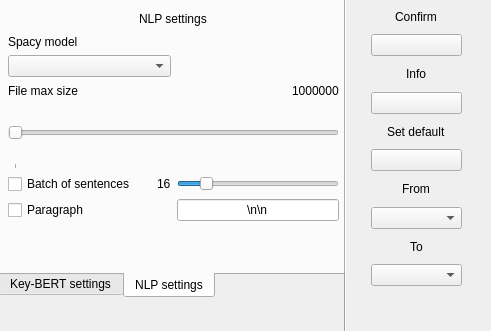
<?xml version="1.0" encoding="UTF-8"?>
<ui version="4.0">
 <class>Form</class>
 <widget class="QWidget" name="Form">
  <property name="geometry">
   <rect>
    <x>0</x>
    <y>0</y>
    <width>491</width>
    <height>331</height>
   </rect>
  </property>
  <property name="windowTitle">
   <string>Form</string>
  </property>
  <widget class="QWidget" name="verticalLayoutWidget">
   <property name="geometry">
    <rect>
     <x>371</x>
     <y>5</y>
     <width>91</width>
     <height>281</height>
    </rect>
   </property>
   <layout class="QVBoxLayout" name="verticalLayout">
    <item alignment="Qt::AlignHCenter">
     <widget class="QLabel" name="label">
      <property name="text">
       <string>Confirm</string>
      </property>
     </widget>
    </item>
    <item>
     <widget class="QPushButton" name="apply_key_bert_method_button">
      <property name="text">
       <string/>
      </property>
      <property name="icon">
       <iconset>
        <normaloff>../images/check_mark.png</normaloff>../images/check_mark.png</iconset>
      </property>
     </widget>
    </item>
    <item alignment="Qt::AlignHCenter">
     <widget class="QLabel" name="label_5">
      <property name="text">
       <string>Info</string>
      </property>
     </widget>
    </item>
    <item>
     <widget class="QPushButton" name="info_key_bert_method_button">
      <property name="text">
       <string/>
      </property>
      <property name="icon">
       <iconset>
        <normaloff>../images/question_mark.png</normaloff>../images/question_mark.png</iconset>
      </property>
     </widget>
    </item>
    <item alignment="Qt::AlignHCenter">
     <widget class="QLabel" name="label_3">
      <property name="text">
       <string>Set default</string>
      </property>
     </widget>
    </item>
    <item>
     <widget class="QPushButton" name="default_key_bert_method_button">
      <property name="text">
       <string/>
      </property>
      <property name="icon">
       <iconset>
        <normaloff>../images/change_icon.png</normaloff>../images/change_icon.png</iconset>
      </property>
     </widget>
    </item>
    <item alignment="Qt::AlignHCenter">
     <widget class="QLabel" name="label_4">
      <property name="text">
       <string>From</string>
      </property>
     </widget>
    </item>
    <item>
     <widget class="QComboBox" name="src_lng_combo_box"/>
    </item>
    <item alignment="Qt::AlignHCenter">
     <widget class="QLabel" name="label_2">
      <property name="text">
       <string>To</string>
      </property>
     </widget>
    </item>
    <item>
     <widget class="QComboBox" name="trgt_lng_combo_box"/>
    </item>
   </layout>
  </widget>
  <widget class="Line" name="line">
   <property name="geometry">
    <rect>
     <x>335</x>
     <y>-20</y>
     <width>20</width>
     <height>391</height>
    </rect>
   </property>
   <property name="orientation">
    <enum>Qt::Vertical</enum>
   </property>
  </widget>
  <widget class="QTabWidget" name="tabWidget">
   <property name="geometry">
    <rect>
     <x>-2</x>
     <y>-2</y>
     <width>347</width>
     <height>300</height>
    </rect>
   </property>
   <property name="tabPosition">
    <enum>QTabWidget::South</enum>
   </property>
   <property name="currentIndex">
    <number>1</number>
   </property>
   <widget class="QWidget" name="tab">
    <attribute name="title">
     <string>Key-BERT settings</string>
    </attribute>
    <widget class="QWidget" name="gridLayoutWidget">
     <property name="geometry">
      <rect>
       <x>6</x>
       <y>0</y>
       <width>326</width>
       <height>210</height>
      </rect>
     </property>
     <layout class="QGridLayout" name="key_bert_settings_grid_layout">
      <property name="verticalSpacing">
       <number>5</number>
      </property>
      <item row="8" column="0">
       <widget class="QCheckBox" name="remove_stop_words_check_box">
        <property name="text">
         <string>Remove stop words</string>
        </property>
       </widget>
      </item>
      <item row="0" column="0" colspan="2" alignment="Qt::AlignHCenter">
       <widget class="QLabel" name="label_6">
        <property name="text">
         <string>Key-BERT settings</string>
        </property>
       </widget>
      </item>
      <item row="5" column="0">
       <widget class="QCheckBox" name="use_custom_candidates_check_box">
        <property name="text">
         <string>Custom candidates</string>
        </property>
       </widget>
      </item>
      <item row="4" column="0">
       <layout class="QHBoxLayout" name="max_sum_layout">
        <item>
         <widget class="QCheckBox" name="use_max_sum_check_box">
          <property name="text">
           <string>Use max sum</string>
          </property>
         </widget>
        </item>
        <item alignment="Qt::AlignRight">
         <widget class="QLabel" name="nr_candidates_value_label">
          <property name="text">
           <string>20</string>
          </property>
         </widget>
        </item>
       </layout>
      </item>
      <item row="2" column="1">
       <widget class="QSlider" name="top_n_phrases_slider">
        <property name="minimum">
         <number>1</number>
        </property>
        <property name="maximum">
         <number>100</number>
        </property>
        <property name="orientation">
         <enum>Qt::Horizontal</enum>
        </property>
       </widget>
      </item>
      <item row="4" column="1">
       <widget class="QSlider" name="nr_candidates_slider">
        <property name="minimum">
         <number>1</number>
        </property>
        <property name="maximum">
         <number>100</number>
        </property>
        <property name="orientation">
         <enum>Qt::Horizontal</enum>
        </property>
        <property name="tickPosition">
         <enum>QSlider::NoTicks</enum>
        </property>
       </widget>
      </item>
      <item row="2" column="0">
       <layout class="QHBoxLayout" name="horizontalLayout">
        <item>
         <widget class="QLabel" name="top_n_phrases_label">
          <property name="text">
           <string>Top n phrases</string>
          </property>
         </widget>
        </item>
        <item alignment="Qt::AlignRight">
         <widget class="QLabel" name="top_n_phrases_value_label">
          <property name="text">
           <string>5</string>
          </property>
         </widget>
        </item>
       </layout>
      </item>
      <item row="3" column="0">
       <layout class="QHBoxLayout" name="mmr_layout">
        <item>
         <widget class="QCheckBox" name="use_mmr_check_box">
          <property name="text">
           <string>Use MMR</string>
          </property>
         </widget>
        </item>
        <item alignment="Qt::AlignRight">
         <widget class="QLabel" name="mmr_value_label">
          <property name="text">
           <string>0.8</string>
          </property>
         </widget>
        </item>
       </layout>
      </item>
      <item row="5" column="1" alignment="Qt::AlignHCenter">
       <widget class="QPushButton" name="add_custom_candidates_button">
        <property name="minimumSize">
         <size>
          <width>48</width>
          <height>0</height>
         </size>
        </property>
        <property name="maximumSize">
         <size>
          <width>48</width>
          <height>16777215</height>
         </size>
        </property>
        <property name="text">
         <string/>
        </property>
        <property name="icon">
         <iconset>
          <normaloff>../images/order_icon.png</normaloff>../images/order_icon.png</iconset>
        </property>
       </widget>
      </item>
      <item row="1" column="0">
       <layout class="QHBoxLayout" name="phrase_length_layout">
        <item>
         <widget class="QLabel" name="phrase_length_text">
          <property name="text">
           <string>Phrase length -</string>
          </property>
         </widget>
        </item>
        <item>
         <widget class="QLabel" name="phrase_length_range">
          <property name="text">
           <string> [2, 3]</string>
          </property>
         </widget>
        </item>
       </layout>
      </item>
     </layout>
    </widget>
   </widget>
   <widget class="QWidget" name="tab_2">
    <attribute name="title">
     <string>NLP settings</string>
    </attribute>
    <widget class="QWidget" name="gridLayoutWidget_2">
     <property name="geometry">
      <rect>
       <x>8</x>
       <y>10</y>
       <width>331</width>
       <height>211</height>
      </rect>
     </property>
     <layout class="QGridLayout" name="gridLayout">
      <property name="bottomMargin">
       <number>0</number>
      </property>
      <property name="verticalSpacing">
       <number>5</number>
      </property>
      <item row="0" column="0" colspan="2" alignment="Qt::AlignHCenter">
       <widget class="QLabel" name="nlp_settings_label">
        <property name="text">
         <string>NLP settings</string>
        </property>
       </widget>
      </item>
      <item row="4" column="0" colspan="2">
       <widget class="QSlider" name="doc_max_size_slider">
        <property name="sizePolicy">
         <sizepolicy hsizetype="Fixed" vsizetype="Fixed">
          <horstretch>5</horstretch>
          <verstretch>5</verstretch>
         </sizepolicy>
        </property>
        <property name="minimumSize">
         <size>
          <width>64</width>
          <height>5</height>
         </size>
        </property>
        <property name="maximumSize">
         <size>
          <width>100000</width>
          <height>64</height>
         </size>
        </property>
        <property name="minimum">
         <number>1000000</number>
        </property>
        <property name="maximum">
         <number>2000000</number>
        </property>
        <property name="singleStep">
         <number>100000</number>
        </property>
        <property name="pageStep">
         <number>100000</number>
        </property>
        <property name="orientation">
         <enum>Qt::Horizontal</enum>
        </property>
        <property name="tickPosition">
         <enum>QSlider::TicksBelow</enum>
        </property>
        <property name="tickInterval">
         <number>200000</number>
        </property>
       </widget>
      </item>
      <item row="5" column="1">
       <widget class="QSlider" name="sentences_batch_slider">
        <property name="minimum">
         <number>1</number>
        </property>
        <property name="maximum">
         <number>100</number>
        </property>
        <property name="value">
         <number>16</number>
        </property>
        <property name="orientation">
         <enum>Qt::Horizontal</enum>
        </property>
       </widget>
      </item>
      <item row="3" column="1" alignment="Qt::AlignRight">
       <widget class="QLabel" name="doc_max_size_value_label">
        <property name="text">
         <string>1000000</string>
        </property>
       </widget>
      </item>
      <item row="2" column="0">
       <widget class="QComboBox" name="spacy_model_combo_box">
        <property name="minimumSize">
         <size>
          <width>0</width>
          <height>16</height>
         </size>
        </property>
        <property name="maximumSize">
         <size>
          <width>256</width>
          <height>24</height>
         </size>
        </property>
       </widget>
      </item>
      <item row="6" column="0">
       <widget class="QCheckBox" name="paragraph_check_box">
        <property name="text">
         <string>Paragraph</string>
        </property>
       </widget>
      </item>
      <item row="6" column="1">
       <widget class="QLineEdit" name="paragraph_sign_line_edit">
        <property name="text">
         <string>\n\n</string>
        </property>
        <property name="alignment">
         <set>Qt::AlignCenter</set>
        </property>
       </widget>
      </item>
      <item row="1" column="0">
       <widget class="QLabel" name="bt_spacy_model_label">
        <property name="text">
         <string>Spacy model</string>
        </property>
       </widget>
      </item>
      <item row="3" column="0">
       <widget class="QLabel" name="doc_max_size_label">
        <property name="text">
         <string>File max size</string>
        </property>
       </widget>
      </item>
      <item row="5" column="0">
       <layout class="QHBoxLayout" name="horizontalLayout_2">
        <item>
         <widget class="QCheckBox" name="batch_of_sentences_check_box">
          <property name="text">
           <string>Batch of sentences</string>
          </property>
         </widget>
        </item>
        <item alignment="Qt::AlignRight">
         <widget class="QLabel" name="senteces_batch_size_label">
          <property name="text">
           <string>16</string>
          </property>
         </widget>
        </item>
       </layout>
      </item>
     </layout>
    </widget>
   </widget>
  </widget>
 </widget>
 <resources/>
 <connections/>
</ui>
